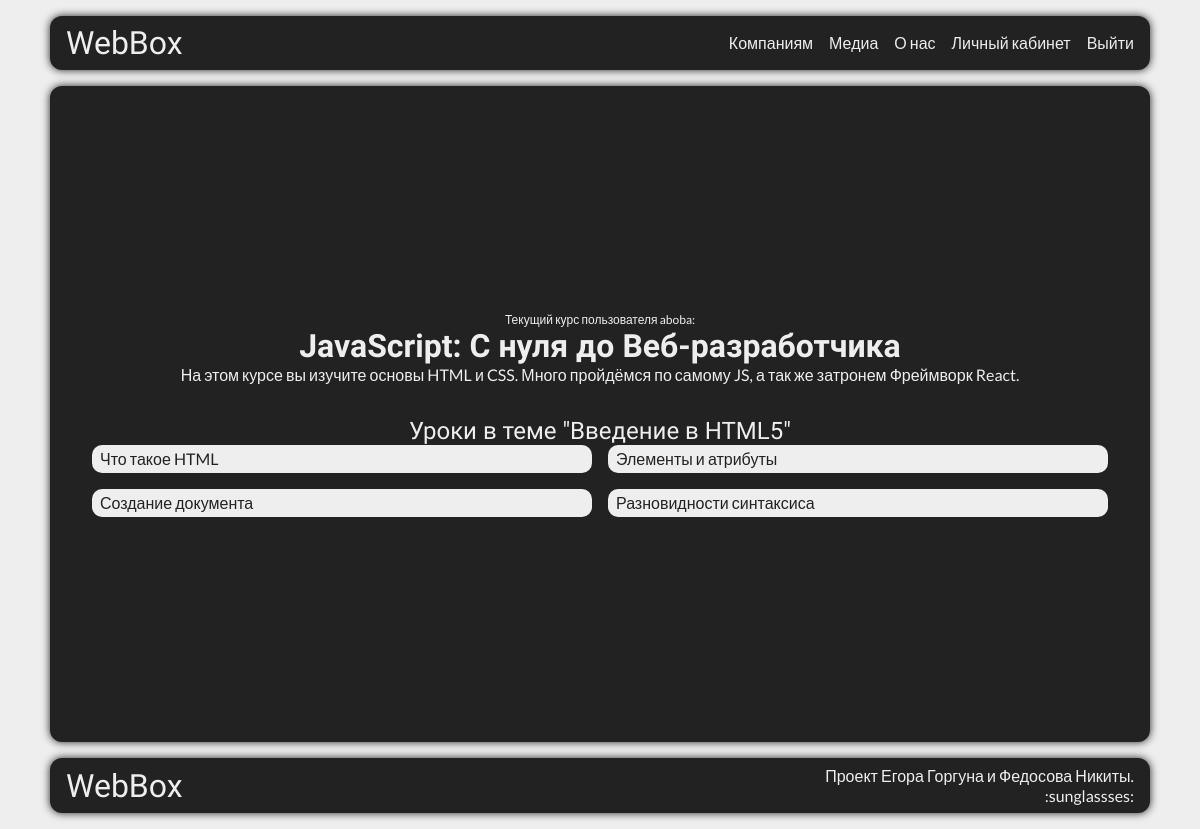
Screenshot of /u/course/lessions/1/ (signed in) with the database file from the repository.
### main/models.py (models this page shows, shortened)
class UserCourses(models.Model):
    user = models.OneToOneField(User, on_delete=models.CASCADE, verbose_name="Пользователь")
    course = models.ForeignKey(Course, on_delete=models.CASCADE, default=4, verbose_name="Курс")
    class Meta:
        verbose_name = 'Курс пользователя'
        verbose_name_plural = 'Курсы пользователей'

class Course(models.Model):
    title = models.CharField(max_length=255, verbose_name="Название курса")
    description = models.TextField(verbose_name="Описание курса")
    created_at = models.DateTimeField(auto_now_add=True, verbose_name="Дата создания курса")
    updated_at = models.DateTimeField(auto_now=True, verbose_name="Дата обновления курса")
    picture_preview = models.ImageField(upload_to='base/img/%Y/%m/%d', help_text='Эта картинка отображается на главной странице в карточкке курса.', default="webbox/img/placeholders/my_friend.jpg", verbose_name="Картинка курса (маленькая)")
    picture = models.ImageField(upload_to='base/img/%Y/%m/%d', help_text='Большая картинка.', default="webbox/img/placeholders/my_friend.jpg", verbose_name="Картинка курса (средняя)")
    is_published  = models.BooleanField(default=True, verbose_name="Публикация курса")
    short_name = models.CharField(max_length=20, default="none", verbose_name="Сокращенное название курса")
    price=models.CharField(max_length=255, default="none рублей", verbose_name="Цена курса с указанием единиц", help_text="Можно использовать html")
    clear_price=models.BigIntegerField(default=0, verbose_name="Цена (только число)")
    long_description = models.TextField(default="nn", help_text="Полное описание курса. Отображается на странице курса", verbose_name="Описание курса")
    themes = models.ManyToManyField(Theme, verbose_name="Темы курса")
    homeworks = models.ManyToManyField(Homework, verbose_name="Домашние задания")
    class Meta:
        verbose_name = 'Курс'
        verbose_name_plural = 'Курсы'

### lessions/models.py (models this page shows, shortened)
class Theme(models.Model):
    name = models.CharField(max_length=255)
    lessions = models.ManyToManyField(Lession)
    short_name = models.CharField(max_length=20, default="none", verbose_name="Сокращенное название темы")
    cid = models.IntegerField(verbose_name="CID курса", help_text="значение устанавливает порядок в списке", default=0)
    class Meta:
        verbose_name = 'Тема'
        verbose_name_plural = 'Темы'

class Lession(models.Model):
    name = models.CharField(max_length=255, verbose_name="Название контента")
    short_name = models.CharField(max_length=20, default="none", verbose_name="Сокращенное название контента")
    file = models.CharField(max_length=255, verbose_name="Файл контента")
    cid = models.IntegerField(verbose_name="CID курса", help_text="значение устанавливает порядок в списке", default=0)
    def __str__(self):
        return self.name
    class Meta:
        verbose_name = 'Урок'
        verbose_name_plural = 'Уроки'

### cabinet/views.py (the view)
# urls.py: path('course/lessions/<int:cid>/', views.lessions, name='lessions'),
def lessions(request,  cid ):
    theme = Theme.objects.all().filter(short_name=request.user.usercourses.course.short_name).filter(cid=cid)[0]
    lessions = theme.lessions.all().order_by('cid')
    print(lessions)
    return render(request, 'cabinet/lessions.html', {'lessions': lessions, 'theme': theme})

### main/templates/cabinet/lessions.html (shortened to what this page needs)
{% load static %}
<!DOCTYPE html>
<html>
<head>
    <link href="{% static "webbox/css/index.css" %}" rel="stylesheet">
</head>
<body>
    <div class="wrapper">
        <header class="header">
            <div class="header__logo">
                <p><a href="/">WebBox</a></p>
            </div>
            <div class="header__nav">
                <nav>
                    <ul>
                        <li><a href="">Компаниям</a></li>
                        <li><a href="">Медиа</a></li>
                        <li><a href="#about">О нас</a></li>
                        {% if user.is_authenticated %}
                            <li><a href='/u'>Личный кабинет</a></li>
                            <li><a href='/a/u'>Выйти</a></li>
                        {% else %}
                        <li><a href='/a'>Войти</a></li>
                        {% endif %}
                    </ul>
                </nav>
            </div>
        </header>
    <main class="cabinet">
        {% if user.usercourses.course.short_name == 'none' %}
            <h3 class="nocurses">У вас нету курсов!</h3>
            <p class="nocursessmall">Приобрести их можно тут:</p>
            <ul class="nocursesli">
                <li><a class="nocurses2" href="https://google.com">Телеграм бот</a></li>
                <li><a class="nocurses3" href="/p">Через сайт</a></li>
            </ul>
        {% else %}
            <p class="username">Текущий курс пользователя {{user.username}}:</p>
            <h2 class="coursetitle">{{user.usercourses.course.title}}</h2>
            <p class="coursedesc">{{user.usercourses.course.description}}</p>
            <div class="homework">Уроки в теме "{{theme.name}}"</div>
        {% endif%}
        {% if lessions %}
            <ul class="courseslist">
            {% for lession in lessions %}
                <li class="card">
                    <a href='/u/course/{{lession.short_name}}/{{ lession.cid }}'>{{lession.name}}</a>
                </li>
            {% endfor %}
            </ul>
        {% endif %}
    </main>
    <footer class="footer">
        <h5>WebBox</h5>
        <p>Проект Егора Горгуна и Федосова Никиты.<br>:sunglassses:</p>
    </footer>
</body>
</html>

### main/static/webbox/css/index.css (style rules this page uses)
:root { --background-color: #eee; --accent: #999; --black: #222; }
* { margin: 0; padding: 0; }
body { background-color: var(--background-color); }
a { text-decoration: none; }
.wrapper { max-width: 1100px; margin: 0 auto; }
.header { display: flex; justify-content: space-between; align-items: center; background-color: var(--black); box-shadow: 0px 0px 8px var(--black); margin: 16px 0; padding: 8px 16px; border-radius: 12px; }
.header__logo a { color: var(--background-color); font-family: 'Dela Gothic One', sans-serif; font-size: 32px; }
.header__nav ul { display: flex; gap: 16px; list-style: none; }
.header__nav a { color: var(--background-color); font-family: 'Lato', sans-serif; font-size: 16px; transition: color 100ms; }
.footer { display: flex; justify-content: space-between; align-items: center; background-color: var(--black); background-size: 100% auto; box-shadow: 0px 0px 8px var(--black); margin: 16px 0; padding: 8px 16px; border-radius: 12px; }
.footer h5 { color: var(--background-color); font-weight: 100; font-family: 'Dela Gothic One', sans-serif; font-size: 32px; }
.footer p { color: var(--background-color); font-family: 'Lato', sans-serif; font-size: 16px; text-align: right; }
.cabinet { display: flex; flex-direction: column; justify-content: center; align-items: center; background-color: var(--black); background-size: 100% auto; box-shadow: 0px 0px 8px var(--black); margin: 16px 0; padding: 8px 16px; justify-content: center; align-items: center; border-radius: 12px; min-height: 80vh; }
.coursetitle { color: var(--background-color); font-family: 'Dela Gothic One', sans-serif; font-size: 32px; }
.coursedesc { color: var(--background-color); font-family: 'Lato', sans-serif; font-size: 16px; text-align: center; text-wrap: balance; margin-bottom: 16px; }
.username { color: var(--background-color); font-family: 'Lato', sans-serif; font-size: 12px; }
.card a { display: block; color: var(--black); border-radius: 10px; font-family: 'Lato', sans-serif; font-size: 16px; padding: 4px 8px; background-color: var(--background-color); transition: all 200ms; }
.card { width: 500px; }
.homework { color: var(--background-color); font-family: 'Dela Gothic One', sans-serif; font-size: 24px; margin-top: 16px; }
.courseslist { display: flex; flex-wrap: wrap; justify-content: center; gap: 16px; list-style: none; }

### rows the page displays
Theme: name "Введение в HTML5"
Lession: name "Что такое HTML"
Lession: name "Элементы и атрибуты"
Lession: name "Создание документа"
Lession: name "Разновидности синтаксиса"

### other values shown
{{ user.username }} "aboba"
{{ user.usercourses.course.title }} "JavaScript: С нуля до Веб-разработчика"
{{ user.usercourses.course.description }} "На этом курсе вы изучите основы HTML и CSS. Много пройдёмся по самому JS, а так же затронем Фреймворк React."
